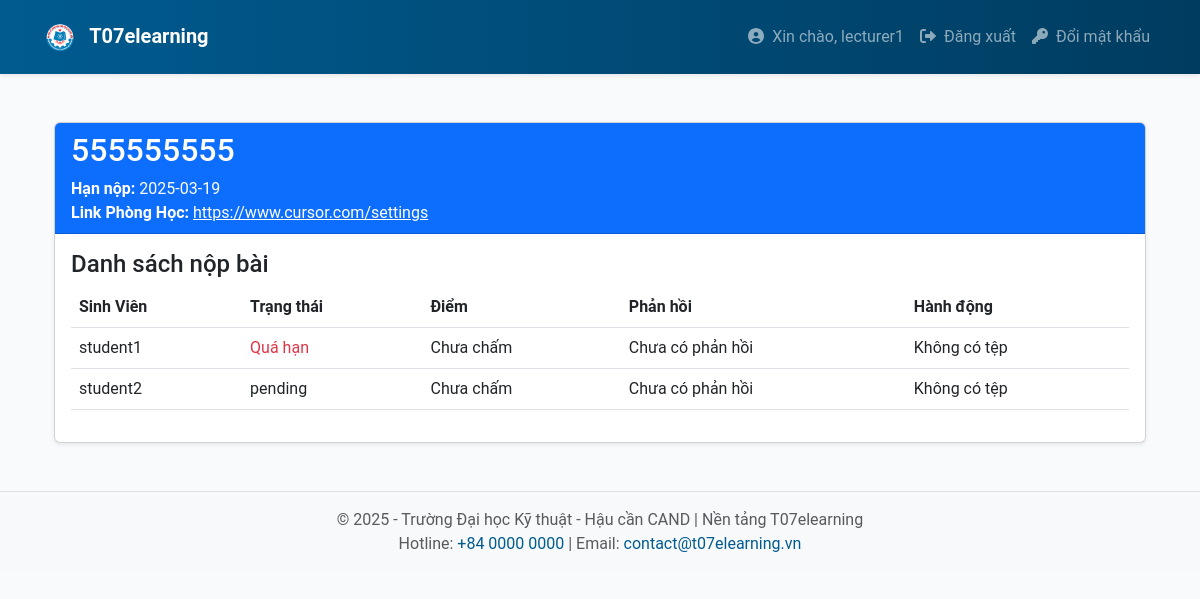
Before: /lecturer/assignment/4 (signed in) with the older database file.
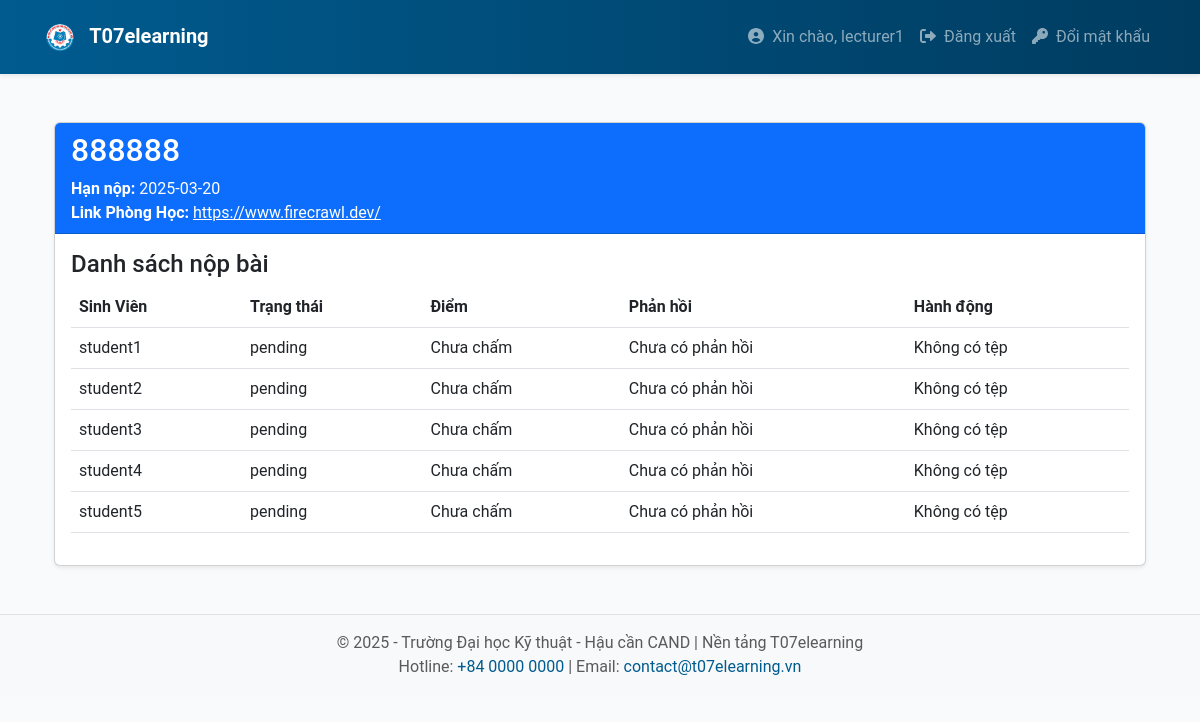
After: the same page with the newer database file.
### app/models.py (models this page shows, shortened)
class Assignment(db.Model):
    __tablename__ = 'assignments'
    id = db.Column(db.Integer, primary_key=True)
    class_id = db.Column(db.Integer, db.ForeignKey('classes.id'), nullable=False)
    title = db.Column(db.String(128), nullable=False)
    description = db.Column(db.Text, nullable=True)
    due_date = db.Column(db.DateTime, nullable=False)
    max_attempts = db.Column(db.Integer, default=1)
    created_on = db.Column(db.DateTime, default=datetime.utcnow)
    attachment_url = db.Column(db.String(512), nullable=True)
    class_link = db.Column(db.String(256), nullable=True)  # New field for class link
    lecturer_id = db.Column(db.Integer, db.ForeignKey('users.id'), nullable=False)
    deadline_duration = db.Column(db.Integer, nullable=False, default=0)
    submissions = db.relationship('Submission', back_populates='assignment')

class Submission(db.Model):
    __tablename__ = 'submissions'
    id = db.Column(db.Integer, primary_key=True)
    assignment_id = db.Column(db.Integer, db.ForeignKey('assignments.id'), nullable=False)
    student_id = db.Column(db.Integer, db.ForeignKey('users.id'), nullable=False)
    submission_date = db.Column(db.DateTime, default=datetime.utcnow)
    file_url = db.Column(db.String(512), nullable=True)
    grade = db.Column(db.Float, nullable=True)
    feedback = db.Column(db.Text, nullable=True)
    status = db.Column(db.String(64), nullable=False, default='pending')
    answer = db.Column(db.Text, nullable=True)
    assignment = db.relationship('Assignment', back_populates='submissions')

class User(UserMixin, db.Model):
    __tablename__ = 'users'
    id = db.Column(db.Integer, primary_key=True)
    username = db.Column(db.String(64), unique=True, nullable=False)
    email = db.Column(db.String(120), unique=True, nullable=False)
    password_hash = db.Column(db.String(128), nullable=False)
    registered_on = db.Column(db.DateTime, default=datetime.utcnow)
    last_seen = db.Column(db.DateTime, default=datetime.utcnow, onupdate=datetime.utcnow)
    roles = db.relationship('Role', secondary='user_roles', back_populates='users')
    courses = db.relationship('Course', backref='lecturer', lazy='dynamic')
    enrollments = db.relationship('Enrollment', backref='student', lazy='dynamic')
    submissions = db.relationship('Submission', backref='student', lazy='dynamic')
    notifications = db.relationship('Notification', backref='user', lazy='dynamic')

### app/lecturer/routes.py (the view)
@bp.route('/assignment/<int:assignment_id>', methods=['GET'])
@login_required
def view_assignment(assignment_id):
    assignment = Assignment.query.get_or_404(assignment_id)
    submissions = Submission.query.filter_by(assignment_id=assignment.id).all()
    deadline_time = assignment.created_on + timedelta(minutes=assignment.deadline_duration)
    for submission in submissions:
        if submission.status == 'pending' and datetime.utcnow() > deadline_time:
            submission.status = 'overdue'
            db.session.commit()
    return render_template('lecturer/view_assignment.html', assignment=assignment, submissions=submissions)

### app/templates/lecturer/view_assignment.html
{% extends "base.html" %} {% block content %}
<div class="container mt-5">
  <div class="card shadow-sm">
    <div class="card-header bg-primary text-white">
      <h2>{{ assignment.title }}</h2>
      <p class="mb-0">
        <strong>Hạn nộp:</strong> {{ assignment.due_date.strftime('%Y-%m-%d') }}
      </p>
      {% if assignment.class_link %}
      <p class="mb-0">
        <strong>Link Phòng Học:</strong>
        <a href="{{ assignment.class_link }}" target="_blank" class="class-link"
          >{{ assignment.class_link }}</a
        >
      </p>
      {% else %}
      <p class="mb-0"><strong>Link Phòng Học:</strong> Không có link</p>
      {% endif %}
    </div>
    <div class="card-body">
      <h4>Danh sách nộp bài</h4>
      <table class="table">
        <thead>
          <tr>
            <th>Sinh Viên</th>
            <th>Trạng thái</th>
            <th>Điểm</th>
            <th>Phản hồi</th>
            <th>Hành động</th>
          </tr>
        </thead>
        <tbody>
          {% for submission in submissions %}
          <tr>
            <td>{{ submission.student.username }}</td>
            <td>
              {% if submission.status == 'overdue' %}
              <span class="text-danger">Quá hạn</span>
              {% else %} {{ submission.status }} {% endif %}
            </td>
            <td>
              {{ submission.grade if submission.grade is not none else 'Chưa
              chấm' }}
            </td>
            <td>
              {{ submission.feedback if submission.feedback else 'Chưa có phản
              hồi' }}
            </td>
            <td>
              {% if submission.file_url %}
              <a
                href="{{ url_for('static', filename=submission.file_url.replace('\\', '/')) }}"
                class="btn btn-primary btn-sm"
                download
                >Tải xuống</a
              >
              {% else %} Không có tệp {% endif %}
            </td>
          </tr>
          {% endfor %}
        </tbody>
      </table>
    </div>
  </div>
</div>
{% endblock %}

Changed rows visible on the page:
changed Assignment: title "555555555" → "888888"; due_date "2025-03-19" → "2025-03-20"; class_link "https://www.cursor.com/settings" → "https://www.firecrawl.dev/"
changed Submission "student1": status (not shown) → "pending"; no longer shows "Quá hạn"
now on this page (row edited): Submission: student.username "student3", status "pending", grade "Chưa chấm", feedback "Chưa có phản hồi", shows "Không có tệp"
now on this page (row edited): Submission: student.username "student4", status "pending", grade "Chưa chấm", feedback "Chưa có phản hồi", shows "Không có tệp"
now on this page (row edited): Submission: student.username "student5", status "pending", grade "Chưa chấm", feedback "Chưa có phản hồi", shows "Không có tệp"
